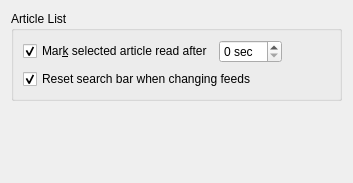
<?xml version="1.0" encoding="UTF-8"?>
<ui version="4.0">
 <author>Frank Osterfeld</author>
 <class>Akregator2::SettingsAdvancedBase</class>
 <widget class="QWidget" name="Akregator2::SettingsAdvancedBase">
  <property name="geometry">
   <rect>
    <x>0</x>
    <y>0</y>
    <width>353</width>
    <height>183</height>
   </rect>
  </property>
  <layout class="QVBoxLayout" name="verticalLayout_2" stretch="0,1">
   <item>
    <widget class="QGroupBox" name="groupBox">
     <property name="title">
      <string>Article List</string>
     </property>
     <layout class="QVBoxLayout" name="verticalLayout">
      <item>
       <layout class="QHBoxLayout" name="horizontalLayout">
        <item>
         <widget class="QCheckBox" name="kcfg_UseMarkReadDelay">
          <property name="text">
           <string>Mar&amp;k selected article read after</string>
          </property>
          <property name="checked">
           <bool>true</bool>
          </property>
         </widget>
        </item>
        <item>
         <widget class="QSpinBox" name="kcfg_MarkReadDelay">
          <property name="suffix">
           <string> sec</string>
          </property>
         </widget>
        </item>
        <item>
         <spacer>
          <property name="orientation">
           <enum>Qt::Horizontal</enum>
          </property>
          <property name="sizeHint" stdset="0">
           <size>
            <width>20</width>
            <height>1</height>
           </size>
          </property>
         </spacer>
        </item>
       </layout>
      </item>
      <item>
       <widget class="QCheckBox" name="kcfg_ResetQuickFilterOnNodeChange">
        <property name="text">
         <string>Reset search bar when changing feeds</string>
        </property>
        <property name="checked">
         <bool>true</bool>
        </property>
       </widget>
      </item>
     </layout>
    </widget>
   </item>
   <item>
    <spacer>
     <property name="orientation">
      <enum>Qt::Vertical</enum>
     </property>
     <property name="sizeHint" stdset="0">
      <size>
       <width>20</width>
       <height>1</height>
      </size>
     </property>
    </spacer>
   </item>
  </layout>
 </widget>
 <resources/>
 <connections/>
</ui>
